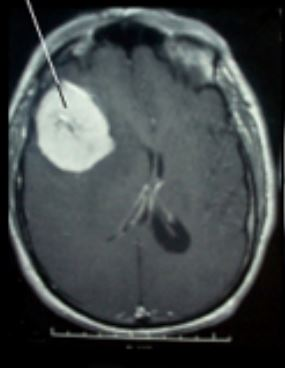
#> input picture Malignant/malig1.jpg, 285 x 368 px
$ python model.py   (older library calls are emulated)
#> lines starting #> are read from the running program, lines starting #| are printed output that depends on the picture; after the words box and inside, x2 and y2 are one past the last pixel; in counts of white or black regions, pixels touching at a corner belong together
import cv2
import numpy as np
import matplotlib.pyplot as plt
from skimage.morphology import dilation, square
from skimage.measure import label, regionprops
from skimage.feature import graycomatrix, graycoprops
import pywt
import joblib  # For saving/loading SVM models

# Load image
img_path = 'Malignant/malig1.jpg'
img = cv2.imread(img_path)
#> img is the input picture: shape (368, 285, 3); mean B, G, R 72.9, 71.8, 65.9
gray = cv2.cvtColor(img, cv2.COLOR_BGR2GRAY)
gray = cv2.resize(gray, (200, 200))
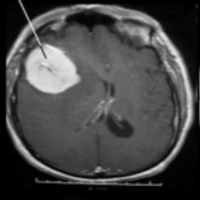
#> gray: shape (200, 200); min 0, max 236, mean 70.1

# Preprocessing
img_double = cv2.medianBlur(gray, 3) / 255.0

# Thresholding
_, bw = cv2.threshold(img_double, 0.7, 1.0, cv2.THRESH_BINARY)
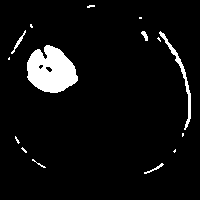
#> bw: shape (200, 200) float64; values 0 (black) and 1 (white), 5.8% white; 15 white regions (9 under 20 px), largest, box (x1, y1, x2, y2) and area: (27, 45, 78, 93) 1716, (159, 31, 191, 130) 350, (11, 30, 26, 54) 63, (144, 163, 164, 174) 47, (141, 31, 148, 41) 39, (32, 159, 46, 168) 24
bw = bw.astype(np.uint8)
#> bw: shape (200, 200); values 0 (black) and 1 (white), 5.8% white; 15 white regions (9 under 20 px)

# Label and Region Properties
labeled = label(bw)
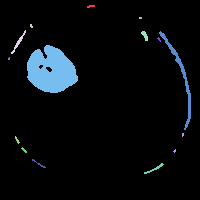
#> labeled: shape (200, 200) int64; 16 distinct labels, from 0 to 15; one colour per label, 0 black
props = regionprops(labeled)
#> props = 15 regions; largest, box (x1, y1, x2, y2) and area: (27, 45, 78, 93) 1716, (159, 31, 191, 130) 350, (11, 30, 26, 54) 63, (144, 163, 164, 174) 47, (141, 31, 148, 41) 39

# Extract largest high-density region
areas = [prop.area for prop in props]
#> areas = [17, 6, 9, 63, 39, 350, 9, 1716, 5, 7, 16, 15, 7, 24, 47]
solidities = [prop.solidity for prop in props]
#> solidities = [0.85, 1, 0.9, 0.741, 0.848, 0.281, 0.9, 0.938, 1, 1, 0.8, 1, 1, 0.667, 0.653]
tumor_idx = np.argmax([a if s > 0.5 else 0 for a, s in zip(areas, solidities)])
#> tumor_idx = 7
tumor_mask = labeled == (tumor_idx + 1)
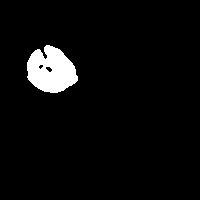
#> tumor_mask: shape (200, 200) bool; 4.3% white; 1 white region, box (x1, y1, x2, y2) and area: (27, 45, 78, 93) 1716
tumor_mask = dilation(tumor_mask, square(3))
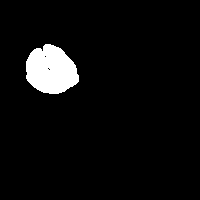
#> tumor_mask: shape (200, 200) bool; 4.9% white; 1 white region, box (x1, y1, x2, y2) and area: (26, 44, 79, 94) 1973

# Plot tumor mask and boundaries
plt.figure(figsize=(6, 6))
plt.imshow(gray, cmap='gray')
plt.contour(tumor_mask, colors='r')
plt.title('Detected Tumor Boundary')
plt.axis('off')
plt.show()
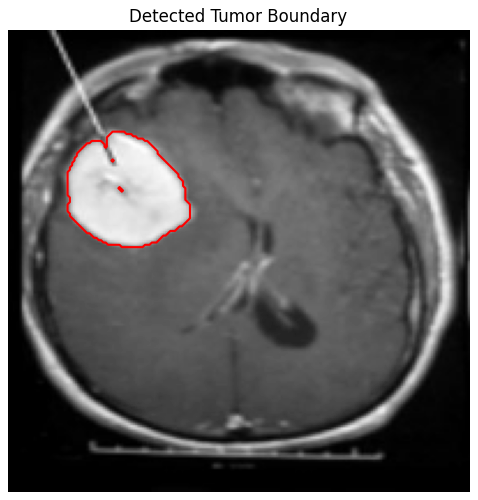
#> figure drawn by matplotlib, 1 panel

# DWT decomposition
coeffs = pywt.wavedec2(gray, 'db4', level=3)
#> coeffs = 4 items
features_dwt = []

# Flatten approximation coefficients
features_dwt.append(coeffs[0].flatten())

# Flatten detail coefficients (tuples of LH, HL, HH)
for detail in coeffs[1:]:
    for arr in detail:
        features_dwt.append(arr.flatten())
#> this loop made 3 passes
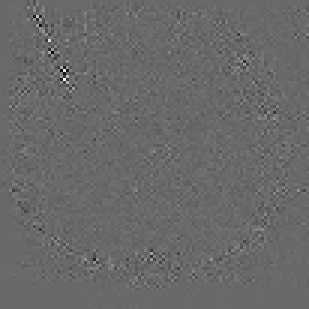
#> arr: shape (103, 103) float64 (shown 3 times larger); min -9.6, max 13.62, mean 0.00062; drawn with min black and max white
#> after the loop, features_dwt = 10 items

features_dwt = np.hstack(features_dwt)


G = gray  # reshape roughly to image-like format if needed

# Compute GLCM (Gray-Level Co-occurrence Matrix)
g = graycomatrix(G.astype(np.uint8), distances=[1], angles=[0], levels=256, symmetric=True, normed=True)
contrast =  graycoprops(g, 'contrast')[0, 0]
#> contrast = 126.1
correlation =  graycoprops(g, 'correlation')[0, 0]
#> correlation = 0.98
energy =  graycoprops(g, 'energy')[0, 0]
#> energy = 0.0941
homogeneity = graycoprops(g, 'homogeneity')[0, 0]
#> homogeneity = 0.422

# Statistical Features
mean = np.mean(G)
#> mean = 70.08
std_dev = np.std(G)
#> std_dev = 55.57
entropy_val = -np.sum(G * np.log2(G + 1e-10))
#> entropy_val = -18679020.6
rms = np.sqrt(np.mean(G ** 2))
#> rms = 9.48
variance = np.var(G)
#> variance = 3087.8
smoothness = 1 - (1 / (1 + np.sum(G)))
#> smoothness = 1
kurtosis_val = np.mean((G - mean) ** 4) / (std_dev ** 4)
#> kurtosis_val = 3.13
skewness_val = np.mean((G - mean) ** 3) / (std_dev ** 3)
#> skewness_val = 0.63

# Inverse Difference Moment
idm = np.sum(G / (1 + (np.arange(G.shape[1]) - np.arange(G.shape[1]).reshape(-1, 1)) ** 2))
#> idm = 53528

# Final feature vector
feature_vector = np.array([contrast, correlation, energy, homogeneity,
                           mean, std_dev, entropy_val, rms, variance,
                           smoothness, kurtosis_val, skewness_val, idm]).reshape(1, -1)


# Load scaler and model
scaler = joblib.load("scaler.pkl")
#> (reads scaler.pkl from the repository)
model = joblib.load("svm_model.pkl")
#> (reads svm_model.pkl from the repository)

# Scale and predict
feature_vector_scaled = scaler.transform(feature_vector)
prediction = model.predict(feature_vector_scaled)
#> prediction = [1]

print("Tumor Type:", "MALIGNANT" if prediction[0] == 1 else "BENIGN")
#| Tumor Type: MALIGNANT
